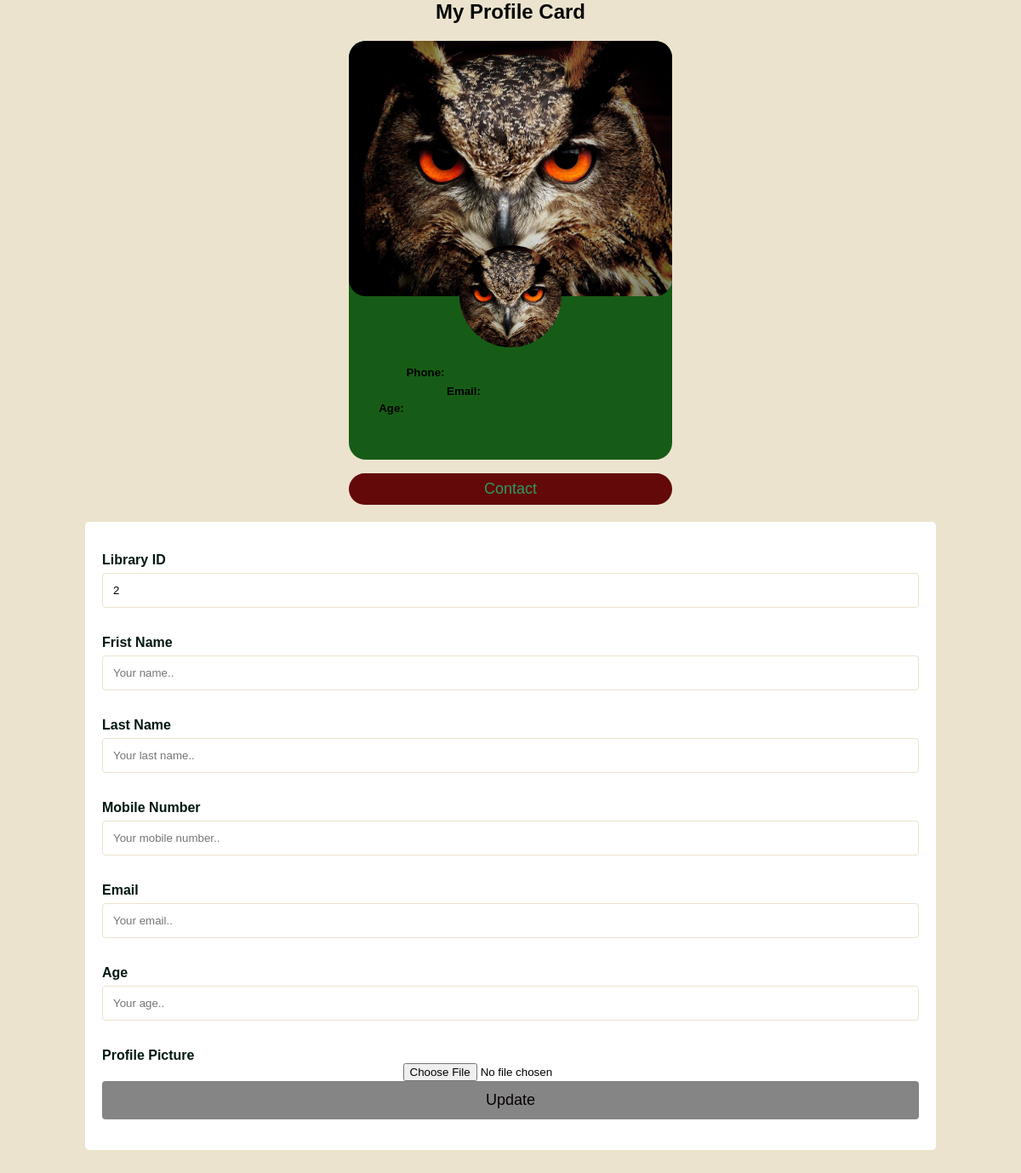
The page /editlibrary/2 on the database its author committed.
### myApp/models.py (models this page shows, shortened)
class Library_Model(models.Model):
    Book_Name=models.CharField(max_length=100,)
    Writer_Name=models.CharField(max_length=100,)
    Serial_No=models.CharField(max_length=100,)
    Acquisition_Date=models.CharField(max_length=100,)
    Return_Date=models.CharField(max_length=100,)
    myImage=models.ImageField(upload_to="media/profile_pic", null=True)

### myProject/views.py (the view)
# urls.py: path('editlibrary/<str:myid>',editlibrary,name="editlibrary"),
def editlibrary(request,myid):
    library=Library_Model.objects.filter(id=myid)
    context={
        "library":library,
             }
    return render(request,"editlib.html",context)

### template/editlib.html (shortened to what this page needs)
  </head>
  {%load static %}
  <body>
  <h2 style="text-align:center">My Profile Card</h2>
  {% for i in library %}
  <div class="card">
    <div class="card_cover">
      <img src="{{i.myImage.url}}" alt="myprofile">
    </div>
    <div class="card_img">
        <img src="{{i.myImage.url}}" alt="user-image">
    </div>
    <div class="card_info">
         <div class="p_e_box">
          <h5 class="phone">Phone:{{i.Mobile}}</h5>
          <h5 class="email">Email:{{i.Email}}</h5>
          <h5 class="Age">Age:{{i.Age}}</h5>
        </div>
    </div>
</div>
    <p><button>Contact</button></p>
<div class="container">
    <form action=" {% url 'updatelibrary' %} " method='post'enctype="multipart/form-data">
    <form>
      <label for="fname">Library ID</label>
      <input type="text" id="fname" value="{{i.id}}" name="libraryid" placeholder="Your Id..">
      <label for="lastname">Frist Name</label>
      <input type="text" id="lname" value="{{i.First_Name}}" name="firstname" placeholder="Your name..">
      <label for="Mobile">Last Name</label>
      <input type="text" id="mobile_num" value="{{i.Last_Name}}" name="lastname" placeholder="Your last name..">
      <label for="Mobile">Mobile Number</label>
      <input type="text" id="mobile_num" value="{{i.Mobile}}" name="mobile" placeholder="Your mobile number..">
      <label for="email">Email</label>
      <input type="text" id="s_email" value="{{i.Email}}" name="email" placeholder="Your email..">
      <label for="age">Age</label>
      <input type="text" id="s_age" value="{{i.Age}}" name="age" placeholder="Your age..">
      <label for="">Profile Picture</label>
      <input type="file" id="Profile_pic" name="Profile_pic" placeholder="Your pic..">
      <input type="submit" value="Update">
    </form>
  </div>
{%endfor%}

### template/editlib.html (style rules this page uses)
.card { border-radius: 6px; max-width: 380px; text-align: center; margin-top: 60px; background-color: rgb(22, 92, 22); position: relative; margin: auto; border-radius: 20px; }
.card_cover img { width: 100%; height: 300px; object-fit: cover; border-radius: 20px; }
.card_img { width: 120px; height: 120px; overflow: hidden; border-radius: 50%; margin: -60px auto 0; }
.card_img img { width: 100%; height: 100%; object-fit: cover; }
.card_info { padding-bottom: 20px; }
h5.phone { margin-bottom: -15px; margin-left: -200px; }
h5.Age { margin-top: -17px; margin-left: -280px; }
h5.email { margin-left: -110px; }
.p_e_box { padding-bottom: 10px; }
button { border: none; outline: 0; display: inline-block; padding: 8px; color: rgb(45, 153, 99); background-color: #630909; text-align: center; cursor: pointer; width:380px; font-size: 18px; border-radius: 20px; }
body { font-family: 'Arial', sans-serif; margin: 0; padding: 0; background-color: #ECE3CE; height: 1500px; }
.container { max-width: 1200px; margin: 20px auto; padding: 20px; background-color: #ecf0f1; border-radius: 8px; }
h2 { color: #000000; }
body { font-family: Arial, Helvetica, sans-serif; text-align: center; background-color: #ECE3CE; }
h2 { color: #050706; }
.container { border-radius: 5px; background-color: #ffffff; padding: 20px; width: 80%; margin: 20px auto; }
label { display: block; margin-top: 16px; color: #00180f; font-weight: bold; text-align: left; }
input[type=text] { width: 100%; padding: 12px; border: 1px solid #ECE3CE; border-radius: 4px; box-sizing: border-box; margin-top: 6px; margin-bottom: 16px; resize: vertical; }
input[type=submit] { background-color: rgb(134, 133, 133); color: rgb(5, 0, 0); font-size: large; padding: 12px 20px; border: none; border-radius: 4px; cursor: pointer; width: 100%; }

### rows shown on the page
Library_Model: myImage (picture), libraryid "2"
